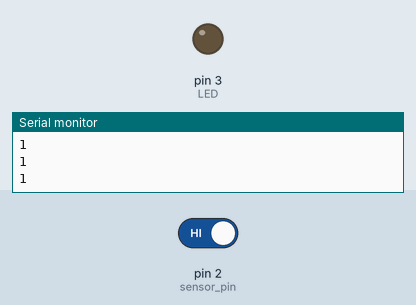
The sketch below on a simulated Arduino Uno, built with avr-gcc and run on an emulated ATmega328P. Parts: output pins drawn as LEDs (lit = HIGH), the last lines printed to the serial monitor. The inputs (shaded band) are chosen by the test bench; at power-on: pin 2 (sensor_pin) HIGH.

Above: at 1.2 s.
1.3 s: pin 2 (sensor_pin) driven LOW
At 2.1 s:
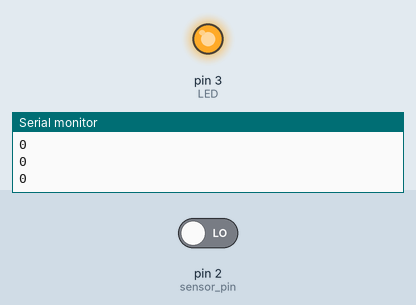
2.8 s: pin 2 (sensor_pin) driven HIGH
At 3.2 s:
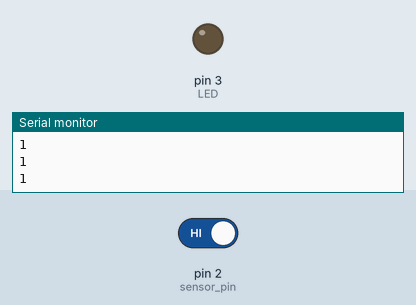
Timing chart, 0 to 5.8 s (numbered marks = the images above; inputs shaded):
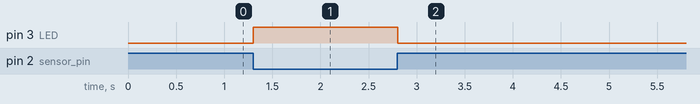

The sketch:

seguidor-de-linea.ino
```cpp
const int LED = 3;
#define sensor_pin 2

void setup() {
  pinMode (sensor_pin, INPUT);
  pinMode (LED, OUTPUT);
  Serial.begin(9600);

}

void loop() {
  int followLine = digitalRead(sensor_pin);
  Serial.println(followLine);
if(followLine == 0){
  digitalWrite(LED, HIGH);
}else{
  digitalWrite(LED, LOW);
}


  delay(100);
}
```

Measured:
- after the input at 1.3 s, pin 3 (LED): LOW → HIGH at once
- after the input at 2.8 s, pin 3 (LED): HIGH → LOW at once
